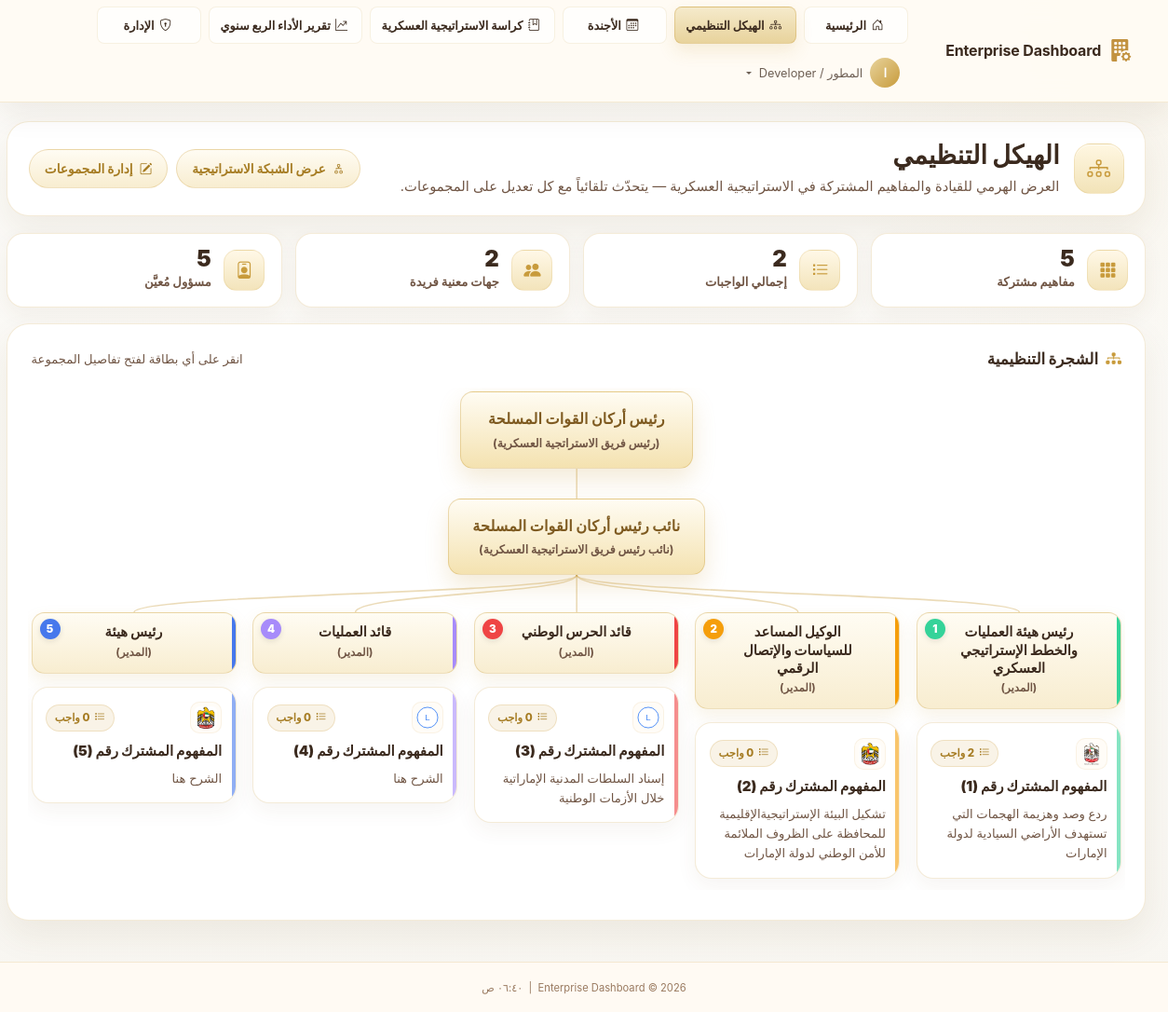
Screenshot of /org-structure (signed in) with the database file from the repository.
### app/models/user.py (models this page shows, shortened)
class User(UserMixin, db.Model):
    __tablename__ = 'users'
    id              = db.Column(db.String(36), primary_key=True, default=lambda: str(uuid.uuid4()))
    ldap_dn         = db.Column(db.String(255), unique=True, nullable=True)
    username        = db.Column(db.String(80),  unique=True, nullable=False, index=True)
    email           = db.Column(db.String(120), nullable=False)
    full_name       = db.Column(db.String(120), nullable=False)
    password_hash   = db.Column(db.String(255), nullable=True)  # Only for sim mode
    is_ldap_user    = db.Column(db.Boolean, default=True)
    is_active       = db.Column(db.Boolean, default=True)
    role_id         = db.Column(db.Integer, db.ForeignKey('roles.id'), nullable=True)
    department_id   = db.Column(db.Integer, db.ForeignKey('departments.id'), nullable=True)
    failed_logins     = db.Column(db.Integer, default=0)
    locked_until      = db.Column(db.DateTime, nullable=True)
    created_at  = db.Column(db.DateTime, default=datetime.utcnow)
    updated_at  = db.Column(db.DateTime, default=datetime.utcnow, onupdate=datetime.utcnow)
    last_login  = db.Column(db.DateTime, nullable=True)
    role       = db.relationship('Role', back_populates='users')
    department = db.relationship('Department', back_populates='users')
    audit_logs = db.relationship('AuditLog', back_populates='user', lazy='dynamic',
                                 foreign_keys='AuditLog.user_id')
    @property
    def is_authenticated(self) -> bool:
        return True
    @property
    def permission_level(self) -> int:
        return self.role.permission_level if self.role else 0
    @property
    def role_code(self) -> str:
        return self.role.code if self.role else 'USER'
    def is_developer(self) -> bool:
        return self.role_code == 'DEVELOPER'
    def can_admin(self) -> bool:
        return self.permission_level >= 80  # Deputy and above
    @classmethod
    def get_by_id(cls, user_id: str) -> Optional['User']:
        return cls.query.get(user_id)

### app/models/department.py (models this page shows, shortened)
class Department(db.Model):
    __tablename__ = 'departments'
    id                 = db.Column(db.Integer, primary_key=True)
    code               = db.Column(db.String(20), unique=True, nullable=False)
    name               = db.Column(db.String(120), nullable=False)
    description        = db.Column(db.Text, default='')
    responsible_person = db.Column(db.String(120), default='')          # Title / role (e.g., "رئيس هيئة...")
    responsible_name   = db.Column(db.String(120), default='')          # Person's name (shown above the title)
    color              = db.Column(db.String(7), default='#4F8EF7')   # Hex color
    icon               = db.Column(db.String(60), default='bi-grid-fill')
    logo_file          = db.Column(db.String(120), nullable=True)     # Custom logo filename
    concept_number     = db.Column(db.Integer, nullable=True)         # Operational Concept Number
    order_index        = db.Column(db.Integer, default=0)
    is_active          = db.Column(db.Boolean, default=True, nullable=False)
    is_central         = db.Column(db.Boolean, default=False, nullable=False)  # CEO hub group
    director_notes     = db.Column(db.Text, default='')               # Inline CEO notes
    concept_number     = db.Column(db.Integer, nullable=True)         # المفهوم العملياتي المشترك عدد
    created_at         = db.Column(db.DateTime, server_default=db.func.now())
    updated_at         = db.Column(db.DateTime, server_default=db.func.now(), onupdate=db.func.now())
    users   = db.relationship('User', back_populates='department', lazy='dynamic')
    metrics = db.relationship('DepartmentMetrics', back_populates='department',
                              lazy='dynamic', cascade='all, delete-orphan')
    def latest_metrics(self) -> Optional['DepartmentMetrics']:
        return (
            self.metrics
            .order_by(DepartmentMetrics.metric_date.desc())
            .first()
        )
    def competence_pct(self) -> float:
        m = self.latest_metrics()
        return float(m.competence_percentage) if m else 0.0
    def completion_pct(self) -> float:
        m = self.latest_metrics()
        return float(m.completion_percentage) if m else 0.0
    @classmethod
    def active_ordered(cls) -> List['Department']:
        return cls.query.filter_by(is_active=True).order_by(cls.order_index).all()

### app/dashboard/routes.py (the view)
@dashboard_bp.route('/org-structure')
@login_required
def org_structure():
    from app.models.main_task import MainTask
    departments = get_overview_metrics()
    central_department = next((d for d in departments if d.get('is_central')), None)
    report_departments = [d for d in departments if not d.get('is_central')] or departments
    stakeholders_by_dept = {}
    for dept in report_departments:
        tasks = MainTask.query.filter_by(primary_department_id=dept['id']).all()
        seen = []
        for t in tasks:
            for name in t.secondary_departments_parsed:
                name = (name or '').strip()
                if name and name not in seen:
                    seen.append(name)
        stakeholders_by_dept[dept['id']] = seen
    return render_template(
        'dashboard/org_structure.html',
        departments=departments,
        central_department=central_department,
        report_departments=report_departments,
        stakeholders_by_dept=stakeholders_by_dept,
        page_title='الهيكل التنظيمي',
    )

### app/templates/dashboard/org_structure.html (shortened to what this page needs)
{% extends "base.html" %}
{% block body_class %}app-body dashboard-home-body{% endblock %}
{% block content %}
{% set total_duties = report_departments|sum(attribute='duties_count') %}
{% set unique_stakeholders = [] %}
{% for dept in report_departments %}
    {% for s in stakeholders_by_dept.get(dept.id, []) %}
        {% if s not in unique_stakeholders %}
            {% set _ = unique_stakeholders.append(s) %}
        {% endif %}
    {% endfor %}
{% endfor %}
<div class="org-page">
    <div class="org-shell">
        <header class="org-header">
            <div class="org-header-info">
                <span class="org-header-icon"><i class="bi bi-diagram-3"></i></span>
                <div>
                    <h1 class="org-header-title">{{ page_title }}</h1>
                    <p class="org-header-meta">العرض الهرمي للقيادة والمفاهيم المشتركة في الاستراتيجية العسكرية — يتحدّث تلقائياً مع كل تعديل على المجموعات.</p>
                </div>
            </div>
            <div class="org-header-actions">
                <a class="org-header-link" href="{{ url_for('dashboard.quarterly_performance') }}">
                    <i class="bi bi-diagram-2"></i><span>عرض الشبكة الاستراتيجية</span>
                </a>
                {% if current_user.is_authenticated and current_user.is_developer() %}
                <a class="org-header-link" href="{{ url_for('admin.departments') }}">
                    <i class="bi bi-pencil-square"></i><span>إدارة المجموعات</span>
                </a>
                {% endif %}
            </div>
        </header>
        <section class="org-stats" aria-label="إحصائيات الهيكل">
            <article class="org-stat">
                <span class="org-stat-icon"><i class="bi bi-grid-3x3-gap-fill"></i></span>
                <div class="org-stat-copy">
                    <div class="org-stat-value">{{ report_departments|length }}</div>
                    <div class="org-stat-label">مفاهيم مشتركة</div>
                </div>
            </article>
            <article class="org-stat">
                <span class="org-stat-icon"><i class="bi bi-list-task"></i></span>
                <div class="org-stat-copy">
                    <div class="org-stat-value">{{ total_duties }}</div>
                    <div class="org-stat-label">إجمالي الواجبات</div>
                </div>
            </article>
            <article class="org-stat">
                <span class="org-stat-icon"><i class="bi bi-people-fill"></i></span>
                <div class="org-stat-copy">
                    <div class="org-stat-value">{{ unique_stakeholders|length }}</div>
                    <div class="org-stat-label">جهات معنية فريدة</div>
                </div>
            </article>
            <article class="org-stat">
                <span class="org-stat-icon"><i class="bi bi-person-badge"></i></span>
                <div class="org-stat-copy">
                    <div class="org-stat-value">{{ report_departments|selectattr('responsible_person')|list|length }}</div>
                    <div class="org-stat-label">مسؤول مُعيَّن</div>
                </div>
            </article>
        </section>
        {% if report_departments %}
        <section class="org-tree-wrap" aria-label="الهيكل التنظيمي">
            <div class="org-tree-head">
                <h2><i class="bi bi-diagram-3-fill"></i><span>الشجرة التنظيمية</span></h2>
                <span class="org-tree-hint">انقر على أي بطاقة لفتح تفاصيل المجموعة</span>
            </div>
            <div class="org-tree-scroll">
                <div class="org-tree">
                    <svg class="org-connectors" aria-hidden="true" preserveAspectRatio="none">
                    </svg>
                    <div class="org-boss">
                        <div class="org-boss-card">
                            <span class="org-boss-name">{{ central_department.responsible_person if central_department and central_department.responsible_person else 'رئيس الفريق' }}</span>
                            <span class="org-boss-role">({{ central_department.name if central_department and central_department.name else 'المدير' }})</span>
                        </div>
                    </div>
                    <div class="org-boss">
                        <div class="org-boss-card">
                            <span class="org-boss-name">نائب رئيس أركان القوات المسلحة</span>
                            <span class="org-boss-role">(نائب رئيس فريق الاستراتيجية العسكرية)</span>
                        </div>
                    </div>
                    <div class="org-branches" style="--branches: {{ report_departments|length }};">
                        {% for dept in report_departments %}
                        {% set number = dept.concept_number or loop.index %}
                        {% set top_line = dept.responsible_name or dept.responsible_person or ('رئيس ' ~ number) %}
                        {% set sub_line = dept.responsible_person if dept.responsible_name else 'المدير' %}
                        {% set stakeholders = stakeholders_by_dept.get(dept.id, []) %}
                        {% set completion = dept.completion_pct|default(0)|round|int %}
                        {% set competence = dept.competence_pct|default(0)|round|int %}
                        <div class="org-branch" style="--branch-color: {{ dept.color or '#C89B3C' }};">
                            <div class="org-branch-head">
                                <span class="org-branch-head-num">{{ number }}</span>
                                <span class="org-branch-head-name">{{ top_line }}</span>
                                <span class="org-branch-head-role">({{ sub_line }})</span>
                            </div>
                            <a class="org-branch-card" href="{{ url_for('dashboard.department_detail', dept_id=dept.id) }}" aria-label="فتح تفاصيل {{ dept.name }}">
                                <div class="org-branch-card-top">
                                    {% if dept.logo_file %}
                                    <img class="org-branch-card-logo" src="{{ url_for('static', filename='img/' + dept.logo_file) }}" alt="">
                                    {% else %}
                                    <span class="org-branch-card-icon"><i class="bi {{ dept.icon or 'bi-shield-fill' }}"></i></span>
                                    {% endif %}
                                    <span class="org-branch-card-duty"><i class="bi bi-list-task"></i>{{ dept.duties_count|default(0) }} واجب</span>
                                </div>
                                <h3 class="org-branch-card-title">المفهوم المشترك رقم ({{ number }})</h3>
                                <p class="org-branch-card-desc">{{ dept.description or 'لا يوجد وصف بعد — أضف شرحاً للمفهوم من لوحة الإدارة.' }}</p>
                            </a>
                        </div>
                        {% endfor %}
                    </div>
                </div>
            </div>
        </section>
        {% else %}
        <section class="org-empty-state">
            <i class="bi bi-diagram-3"></i>
            <h3>لا توجد مجموعات بعد</h3>
            <p>أضف مجموعة من لوحة الإدارة، وسيظهر هنا الهيكل التنظيمي بشكل تلقائي مع جميع المسؤوليات والجهات المعنية.</p>
        </section>
        {% endif %}
    </div>
</div>
{% endblock %}

### app/templates/base.html (shortened to what this page needs)
<!DOCTYPE html>
<html lang="ar" dir="rtl">
<head>
  <link rel="stylesheet" href="{{ url_for('static', filename='css/bootstrap.min.css') }}">
  <link rel="stylesheet" href="{{ url_for('static', filename='css/bootstrap-icons.css') }}">
  <link rel="stylesheet" href="{{ url_for('static', filename='css/custom.css') }}">
</head>
<body class="{% block body_class %}app-body{% endblock %}">
  {% block body %}
  <nav class="navbar navbar-dark navbar-expand-lg app-navbar" id="mainNav">
    <div class="container-fluid px-4">
      <a class="navbar-brand d-flex align-items-center gap-2" href="{{ url_for('dashboard.index') }}">
        <i class="bi bi-building-fill-gear fs-4 text-primary-glow"></i>
        <span class="fw-bold">{{ app_name }}</span>
      </a>
      <div class="collapse navbar-collapse" id="navbarMain">
        <ul class="navbar-nav ms-auto align-items-center gap-2 main-nav-menu">
          <li class="nav-item">
            <a class="nav-link primary-nav-link {% if request.endpoint == 'dashboard.index' %}active{% endif %}"
              href="{{ url_for('dashboard.index') }}">
              <i class="bi bi-house-door me-1"></i>الرئيسية
            </a>
          </li>
          <li class="nav-item">
            <a class="nav-link primary-nav-link {% if request.endpoint == 'dashboard.org_structure' %}active{% endif %}"
              href="{{ url_for('dashboard.org_structure') }}">
              <i class="bi bi-diagram-3 me-1"></i>الهيكل التنظيمي
            </a>
          </li>
          <li class="nav-item">
            <a class="nav-link primary-nav-link {% if request.endpoint == 'dashboard.agenda' %}active{% endif %}"
              href="{{ url_for('dashboard.agenda') }}">
              <i class="bi bi-calendar3 me-1"></i>الأجندة
            </a>
          </li>
          <li class="nav-item">
            <a class="nav-link primary-nav-link {% if request.endpoint == 'dashboard.strategy_booklet' %}active{% endif %}"
              href="{{ url_for('dashboard.strategy_booklet') }}">
              <i class="bi bi-journal-bookmark me-1"></i>كراسة الاستراتيجية العسكرية
            </a>
          </li>
          <li class="nav-item">
            <a class="nav-link primary-nav-link {% if request.endpoint == 'dashboard.quarterly_performance' %}active{% endif %}"
              href="{{ url_for('dashboard.quarterly_performance') }}">
              <i class="bi bi-graph-up-arrow me-1"></i>تقرير الأداء الربع سنوي
            </a>
          </li>
          {% if current_user.is_authenticated %}
          {% if current_user.can_admin() %}
          <li class="nav-item">
            <a class="nav-link primary-nav-link {% if request.endpoint and request.endpoint.startswith('admin') %}active{% endif %}"
              href="{{ url_for('admin.users') }}">
              <i class="bi bi-shield-lock me-1"></i>الإدارة
            </a>
          </li>
          {% endif %}
          <li class="nav-item dropdown">
            <a class="nav-link dropdown-toggle d-flex align-items-center gap-2" href="#" role="button"
              data-bs-toggle="dropdown">
              <span class="avatar-circle">{{ current_user.full_name[0]|upper }}</span>
              <span class="d-none d-md-inline">{{ current_user.full_name }}</span>
            </a>
          </li>
          {% endif %}
        </ul>
      </div>
    </div>
  </nav>
  <main class="main-content">
    {% block content %}{% endblock %}
  </main>
  <footer class="app-footer mt-auto py-3 text-center">
    <small class="text-muted">
      {{ app_name }} &copy; {{ now().year }}
      &nbsp;|&nbsp;
      <span id="currentTime"></span>
    </small>
  </footer>
  {% endblock %}
</body>
</html>

### rows the page displays
User: full_name "ا", full_name "المطور / Developer"
Department: responsible_person "رئيس أركان القوات المسلحة", name "رئيس فريق الاستراتجية العسكرية"
Department: number "1", responsible_person "رئيس هيئة العمليات والخطط الإستراتيجي العسكري", sub_line "المدير", logo_file (picture), description "ردع وصد وهزيمة الهجمات التي تستهدف الأراضي السيادية لدولة الإمارات"
Department: number "2", responsible_person "الوكيل المساعد للسياسات والإتصال الرقمي", sub_line "المدير", logo_file (picture), duties_count "0", description "تشكيل البيئة الإستراتيجيةالإقليمية للمحافظة على الظروف الملائمة للأمن الوطني لدولة الإمارات"
Department: number "3", responsible_person "قائد الحرس الوطني", sub_line "المدير", logo_file (picture), description "إسناد السلطات المدنية الإماراتية خلال الأزمات الوطنية"
Department: number "4", responsible_person "قائد العمليات", sub_line "المدير", logo_file (picture), duties_count "0", description "الشرح هنا"
Department: number "5", responsible_person "رئيس هيئة", sub_line "المدير", logo_file (picture), duties_count "0", description "الشرح هنا"

### other values shown
{{ app_name }} "Enterprise Dashboard"
{{ page_title }} "الهيكل التنظيمي"
{{ report_departments|length }} "5"
{{ total_duties }} "2"
{{ unique_stakeholders|length }} "2"
{{ report_departments|selectattr('responsible_person')|list|length }} "5"
